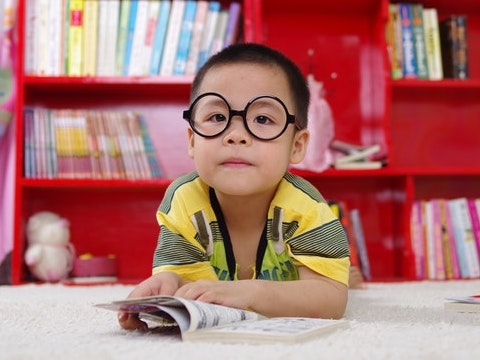
//> input picture boy.jpg, 480 x 360 px
$ ./sampleCode   (built with g++ and OpenCV 4)
//> lines starting //> are read from the running program, lines starting //| are printed output that depends on the picture
#include <iostream>
#include <opencv2/core.hpp>
#include <opencv2/highgui/highgui.hpp>

using namespace cv;
using namespace std;

void calculateHistogram(const Mat& image, Mat& hist, int histSize);
void stretchHistogram(const Mat& image, Mat& stretchedImage, double minVal, double maxVal);
void equalizeHistogram(const Mat& image, Mat& equalizedImage);

int main(void) {
    // Load the boy image in GrayScale mode
    Mat boyImage = imread("boy.jpg", 0);
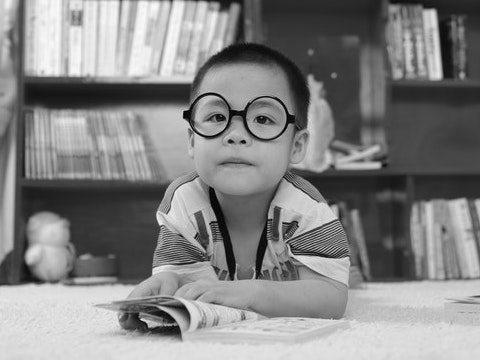
//> boyImage: 360 rows x 480 cols, CV_8UC1; min 0, max 252, mean 132.5

    // Check if the boy image is loaded properly
    if (boyImage.empty()) {
        cout << "Cannot load boy image!" << endl;
        return -1;
    }

    // Define a generic 3x3 kernel with values to be defined
    Mat kernel = (Mat_<float>(3, 3) << 1, 1, 1, 1, -7, 1, 1, 1, 1); // Example filter

    // Create a Mat to store the filtered image
    Mat filteredBoyImage = Mat::zeros(boyImage.size(), boyImage.type());

    // Perform convolution
    for (int y = 1; y < boyImage.rows - 1; y++) {
        for (int x = 1; x < boyImage.cols - 1; x++) {
            float sum = 0.0;
            for (int k = -1; k <= 1; k++) {
                for (int j = -1; j <= 1; j++) {
                    sum += kernel.at<float>(k + 1, j + 1) * boyImage.at<uchar>(y + k, x + j);
                }
            }
            filteredBoyImage.at<uchar>(y, x) = saturate_cast<uchar>(sum);
        }
    }
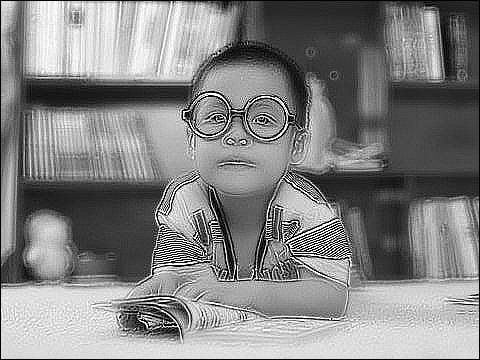
//> filteredBoyImage: 360 rows x 480 cols, CV_8UC1; min 0, max 255, mean 131.4

    // Display the filtered image
    imshow("Filtered Boy Image", filteredBoyImage);

    // Load the underexposed image in GrayScale mode
    Mat underexposedImage = imread("underexposed.jpg", 0);
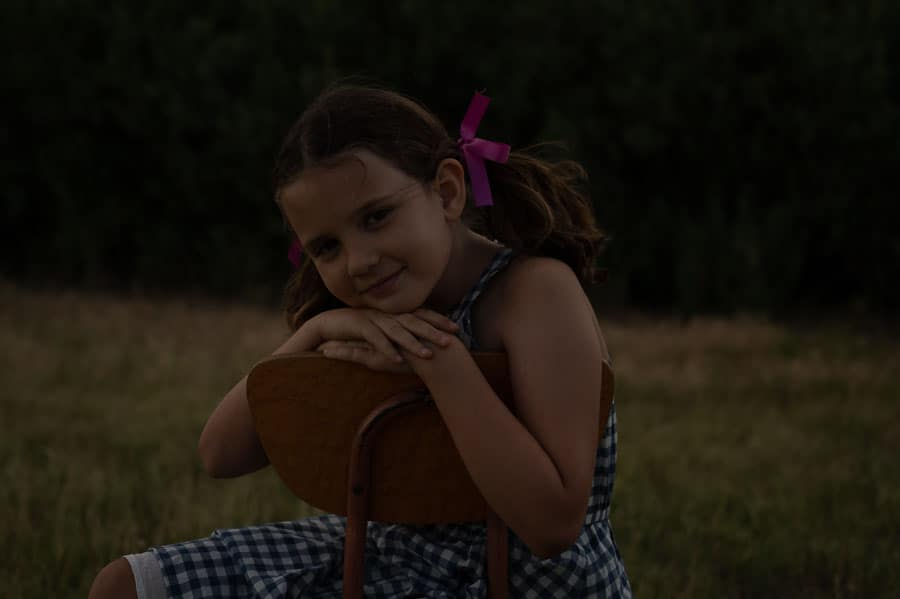
//> input picture underexposed.jpg, 900 x 599 px
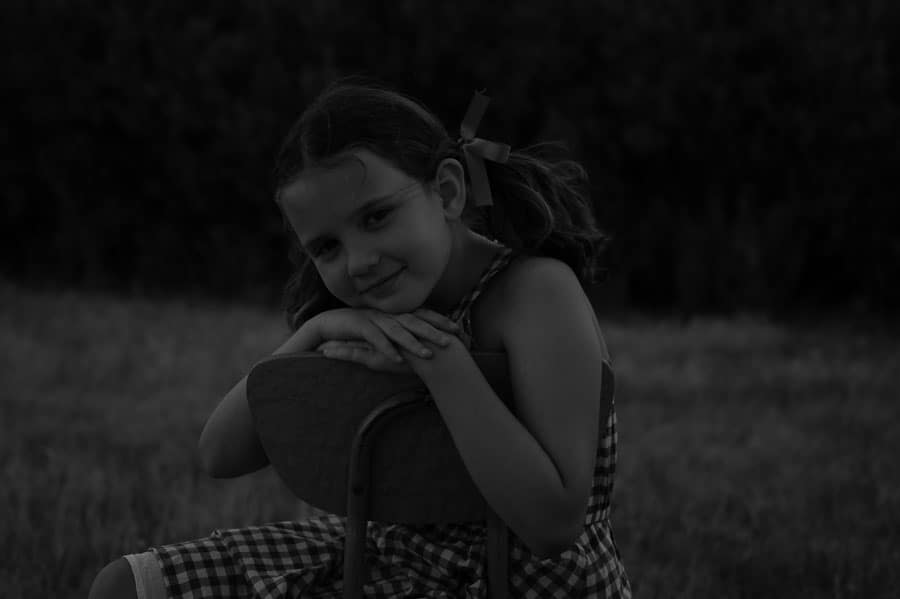
//> underexposedImage: 599 rows x 900 cols, CV_8UC1; min 0, max 132, mean 23

    // Check if the underexposed image is loaded properly
    if (underexposedImage.empty()) {
        cout << "Cannot load underexposed image!" << endl;
        return -1;
    }

    // Find the min and max pixel values for the underexposed image
    double minVal, maxVal;
    minMaxLoc(underexposedImage, &minVal, &maxVal);
//> minVal = 0; maxVal = 132
    cout << "Underexposed MinVal: " << minVal << ", MaxVal: " << maxVal << endl;
//| Underexposed MinVal: 0, MaxVal: 132

    // Stretch the histogram of the underexposed image using custom function
    Mat stretchedImage;
    stretchHistogram(underexposedImage, stretchedImage, minVal, maxVal);

    // Save the stretched image
    imwrite("underexposedStretched.jpg", stretchedImage);

    // Apply histogram equalization to the stretched image using custom function
    Mat equalizedImage;
    equalizeHistogram(stretchedImage, equalizedImage);

    // Save the equalized image
    imwrite("underexposedEqualized.jpg", equalizedImage);

    // Display the original, stretched, and equalized underexposed images
    imshow("Original Underexposed Image", underexposedImage);
    imshow("Stretched Underexposed Image", stretchedImage);
    imshow("Equalized Underexposed Image", equalizedImage);

    waitKey(0);
    return 0;
}

// Implementation des fonctions personnalis閑s
void calculateHistogram(const Mat& image, Mat& hist, int histSize) {
    hist = Mat::zeros(1, histSize, CV_32F);
    for (int y = 0; y < image.rows; y++) {
        for (int x = 0; x < image.cols; x++) {
            int pixelValue = (int)image.at<uchar>(y, x);
            hist.at<float>(pixelValue)++;
        }
    }
}

void stretchHistogram(const Mat& image, Mat& stretchedImage, double minVal, double maxVal) {
//> called with minVal = 0, maxVal = 132
    stretchedImage = Mat::zeros(image.size(), image.type());
    for (int y = 0; y < image.rows; y++) {
        for (int x = 0; x < image.cols; x++) {
            stretchedImage.at<uchar>(y, x) = saturate_cast<uchar>(255.0 * (image.at<uchar>(y, x) - minVal) / (maxVal - minVal));
        }
    }
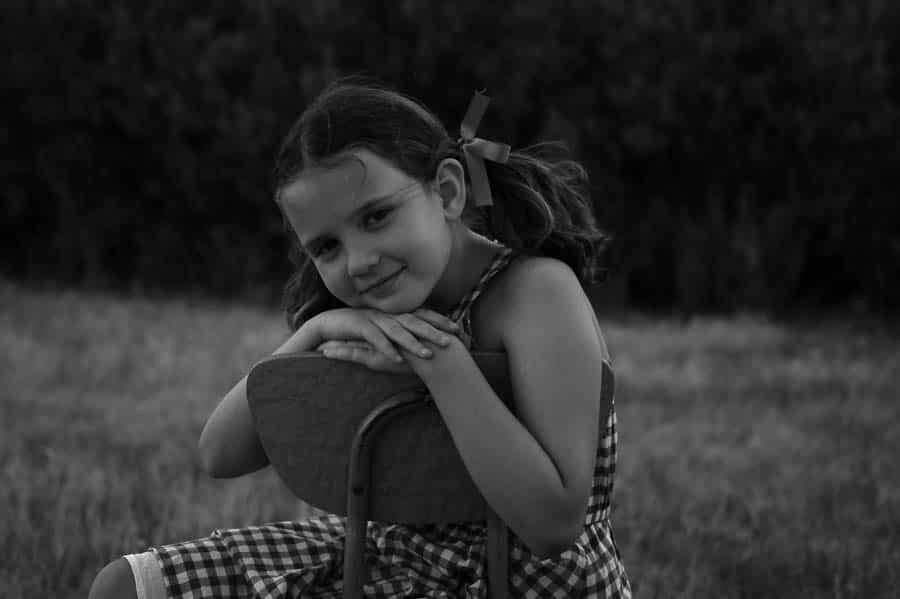
//> stretchedImage: 599 rows x 900 cols, CV_8UC1; min 0, max 255, mean 44.4
}

void equalizeHistogram(const Mat& image, Mat& equalizedImage) {
    Mat hist;
    calculateHistogram(image, hist, 256);
//> after the loop in calculateHistogram, `for (int y = 0; y < image.rows; y++)`: hist = 256 values, max 30378 at index 15, min 0 at index 1, mean 2105.9
    Mat cdf = hist.clone();
//> cdf has the same summary as hist in calculateHistogram
    for (int i = 1; i < 256; i++) {
        cdf.at<float>(i) += cdf.at<float>(i - 1);
    }
//> after the loop, cdf = 256 values from 527 to 539100
    cdf *= 255.0 / image.total();
//> cdf = 256 values from 0.249 to 255
    equalizedImage = Mat::zeros(image.size(), image.type());
    for (int y = 0; y < image.rows; y++) {
        for (int x = 0; x < image.cols; x++) {
            equalizedImage.at<uchar>(y, x) = saturate_cast<uchar>(cdf.at<float>(image.at<uchar>(y, x)));
        }
    }
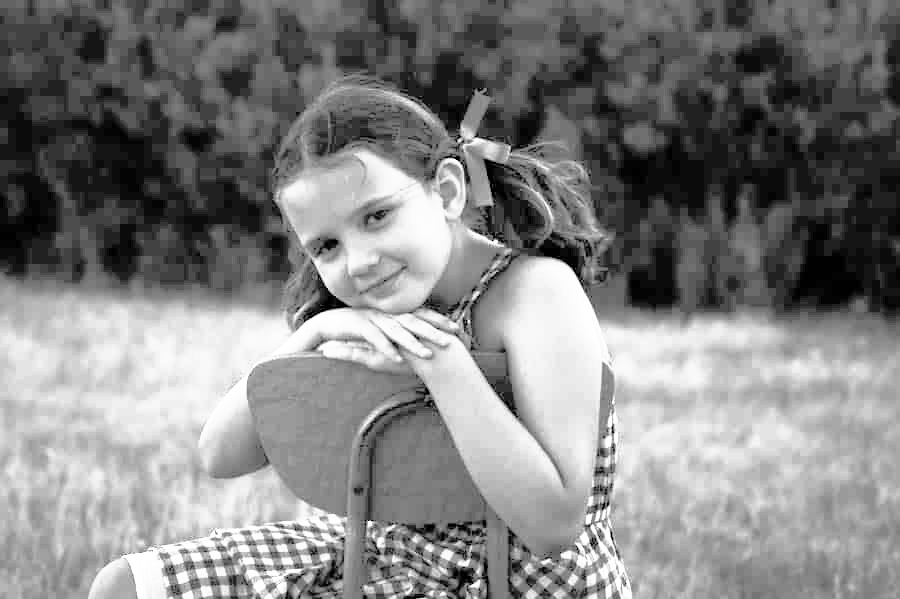
//> equalizedImage: 599 rows x 900 cols, CV_8UC1; min 0, max 255, mean 130.7
}
